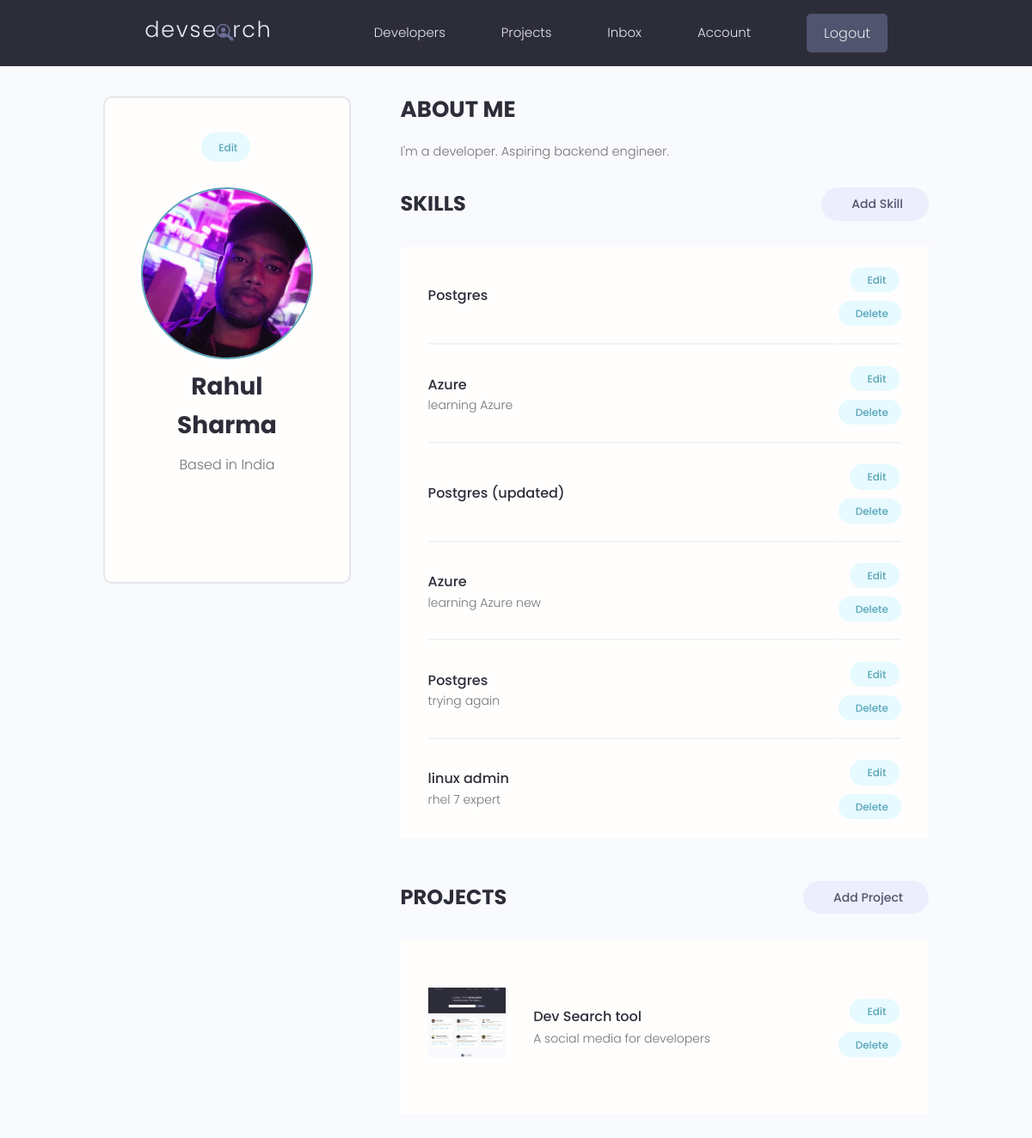
Before: /account/ (signed in) with the older database file.
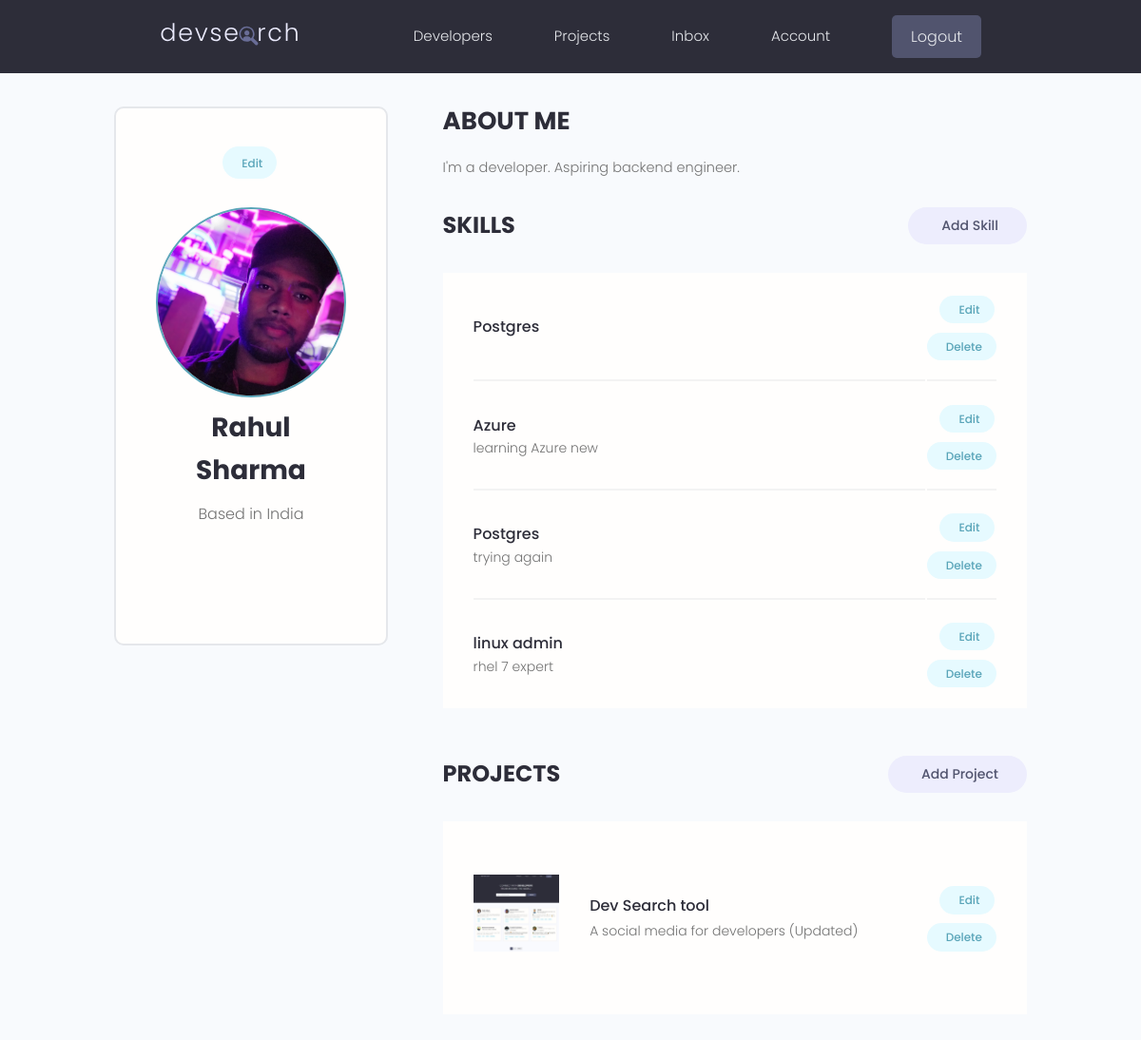
After: the same page with the newer database file.
### users/models.py (models this page shows, shortened)
class Skill(models.Model):
    owner = models.ForeignKey(
        Profile, on_delete=models.CASCADE, null=True, blank=True)
    name = models.CharField(max_length=200, blank=True, null=True)
    description = models.TextField(null=True, blank=True)
    created = models.DateTimeField(auto_now_add=True)
    id = models.UUIDField(default=uuid.uuid4, unique=True,
                          primary_key=True, editable=False)

### projects/models.py (models this page shows, shortened)
class Project(models.Model):
    owner = models.ForeignKey(
        Profile, null=True, blank=True, on_delete=models.CASCADE)
    title = models.CharField(max_length = 200)
    description = models.TextField(null = True, blank = True)
    featured_image = models.ImageField(null = True, blank = True, default = 'default.jpg')
    demo_link = models.CharField(max_length = 2000, null = True, blank = True)
    source_link = models.CharField(max_length = 2000, null = True, blank = True)
    tags = models.ManyToManyField('Tag', blank = True)
    vote_total = models.IntegerField(default = 0, null = True, blank = True)
    vote_ratio = models.IntegerField(default = 0, null = True, blank = True)
    created = models.DateTimeField(auto_now_add = True)
    id = models.UUIDField(default = uuid.uuid4, unique = True, primary_key = True, editable = False)

### users/views.py (the view)
# urls.py: path('account/', views.userAccount, name="account"),
@login_required(login_url='login')
def userAccount(request):
    profile = request.user.profile
    skills = profile.skill_set.all()
    projects = profile.project_set.all()
    context = {'profile': profile, 'skills': skills, 'projects': projects}
    return render(request, 'users/account.html', context)

### users/templates/users/account.html (shortened to what this page needs)
{% extends 'main.html' %}
{% block content %}
<main class="settingsPage profile my-md">
  <div class="container">
    <div class="layout">
      <div class="column column--1of3">
        <div class="card text-center">
          <div class="card__body dev">
            <a class="tag tag--pill tag--main settings__btn" href="{% url 'edit-account' %}">
              Edit</a>
            <img class="avatar avatar--xl dev__avatar" src="{{profile.profile_image.url}}" />
            <h2 class="dev__name">{{profile.name}}</h2>
            <p class="dev__location">Based in {{profile.location}}</p>
            <ul class="dev__social">
            </ul>
          </div>
        </div>
      </div>
      <div class="column column--2of3">
        <div class="devInfo">
          <h3 class="devInfo__title">About Me</h3>
          <p class="devInfo__about">{{profile.bio}}</p>
        </div>
        <div class="settings">
          <h3 class="settings__title">Skills</h3>
          <a class="tag tag--pill tag--sub settings__btn tag--lg" href="{% url 'create-skill' %}"> Add Skill</a>
        </div>
        <table class="settings__table">
          {% for skill in skills %}
          <tr>
            <td class="settings__tableInfo">
              <h4>{{skill.name}}</h4>
              <p>
                {{skill.description}}
              </p>
            </td>
            <td class="settings__tableActions">
              <a class="tag tag--pill tag--main settings__btn" href="{% url 'update-skill' skill.id %}"> Edit</a>
              <a class="tag tag--pill tag--main settings__btn" href="{% url 'delete-skill' skill.id %}?next=/account">
                Delete</a>
            </td>
          </tr>
          {% endfor %}
        </table>
        <div class="settings">
          <h3 class="settings__title">Projects</h3>
          <a class="tag tag--pill tag--sub settings__btn tag--lg" href="{% url 'create-project' %}"> Add Project</a>
        </div>
        <table class="settings__table">
          {% for project in projects %}
          <tr>
            <td class="settings__thumbnail">
              <a href="{% url 'project' project.id %}"><img src="{{project.featured_image.url}}" alt="Project Thumbnail" /></a>
            </td>
            <td class="settings__tableInfo">
              <a href="{% url 'project' project.id %}">{{project.title}}</a>
              <p>{{project.description|slice:"150"}}</p>
            </td>
            <td class="settings__tableActions">
              <a class="tag tag--pill tag--main settings__btn" href="{% url 'update-project' project.id %}"> Edit</a>
              <a class="tag tag--pill tag--main settings__btn"
                href="{% url 'delete-project'  project.id %}?next=/account">
                Delete</a>
            </td>
          </tr>
          {% endfor %}
        </table>
      </div>
    </div>
  </div>
</main>
{% endblock %}

Changed rows visible on the page:
removed Skill: name "Azure", description "learning Azure"
removed Skill: name "Postgres (updated)"
changed Project "Dev Search tool": description "A social media for developers" → "A social media for developers (Updated)"
